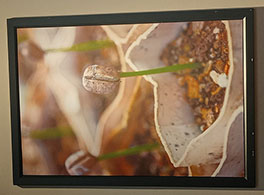
#> input picture LAB_3/datasets/pic0.jpg, 264 x 195 px
$ python SIFT_MATCHING.PY
#> lines starting #> are read from the running program, lines starting #| are printed output that depends on the picture
import cv2

img0 = cv2.imread("datasets/pic0.jpg")
#> img0 is the input picture: shape (195, 264, 3); mean B, G, R 84.6, 110.6, 135.7
img0 = cv2.resize(img0, (356, 270))
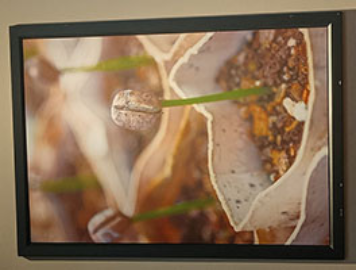
#> img0: shape (270, 356, 3); mean B, G, R 84.5, 110.4, 135.5

img1 = cv2.imread("datasets\pic1.jpg")
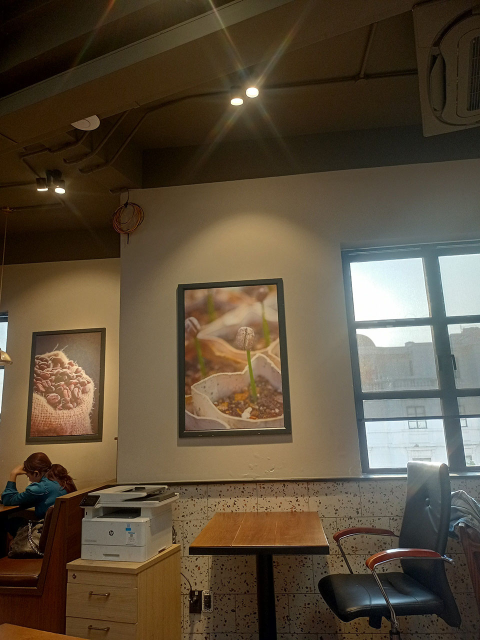
#> input picture LAB_3/datasets/pic1.jpg, 960 x 1280 px, found by its file name (shown at 1/2 size)
#> img1 is the input picture: shape (1280, 960, 3); mean B, G, R 59, 78, 91.6
img1 = cv2.resize(img1, (960, 1280))


gray1 = cv2.cvtColor(img1, cv2.COLOR_BGR2GRAY)
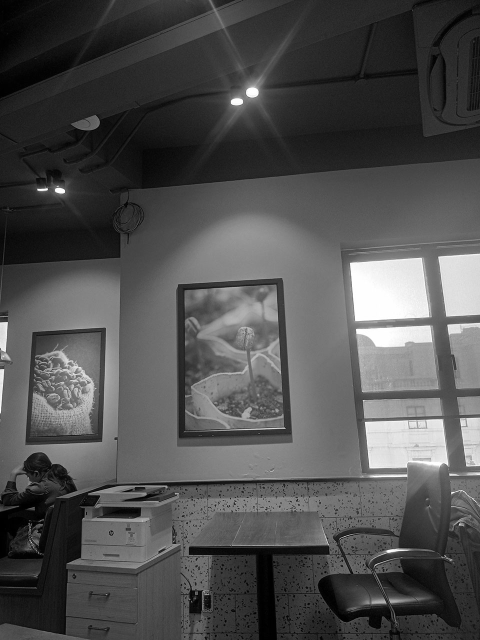
#> gray1: shape (1280, 960) (shown at 1/2 size); min 0, max 255, mean 79.9
gray0 = cv2.cvtColor(img0, cv2.COLOR_BGR2GRAY)
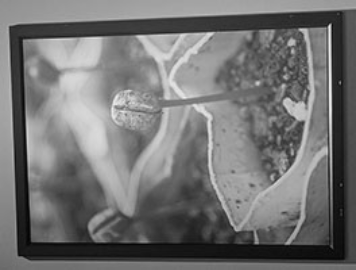
#> gray0: shape (270, 356); min 3, max 239, mean 115

sift = cv2.SIFT_create()

sift.setContrastThreshold(0.03)
sift.setEdgeThreshold(5)

keypoints_1, descriptors_1 = sift.detectAndCompute(gray1, None)
#> keypoints_1 = 2415 keypoints; strongest (x, y, size): (119, 381, 11.1), (919, 1050, 1.9), (77, 379, 3.2), (505, 184, 16.7)
keypoints_0, descriptors_0 = sift.detectAndCompute(gray0, None)
#> keypoints_0 = 485 keypoints; strongest (x, y, size): (292, 42, 4.9), (301, 30, 2.5), (304, 31, 4.6), (288, 242, 3.3)

bf = cv2.BFMatcher(cv2.NORM_L1, crossCheck=False)
matches = bf.match(descriptors_0, descriptors_1)
#> matches = 485 matches
matches = sorted(matches, key=lambda x: x.distance)
img2 = cv2.drawMatches(
    gray0,
    keypoints_0,
    gray1,
    keypoints_1,
    matches[:50],
    None,
    matchColor=(0, 255, 0),
    singlePointColor=(255, 0, 0),
    flags=0,
)
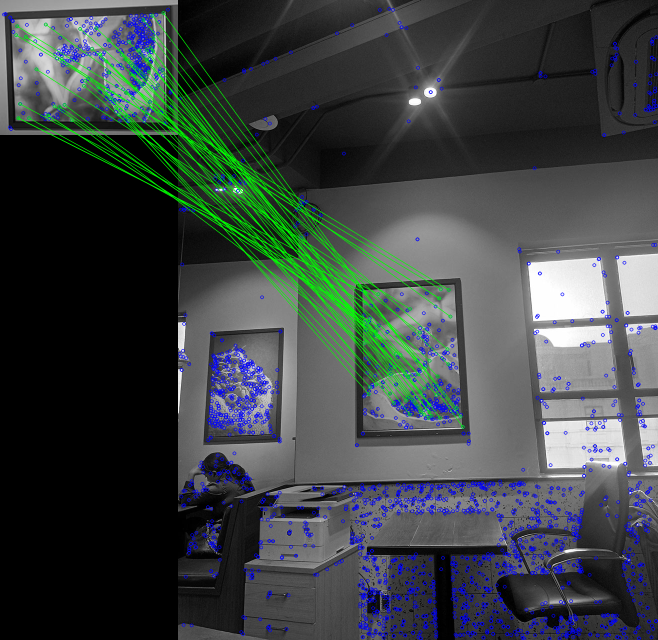
#> img2: shape (1280, 1316, 3) (shown at 1/2 size); mean of channels 0, 1, 2 67.4, 67.4, 60.3; drawn as B, G, R

matches = bf.knnMatch(descriptors_0, descriptors_1, k=2)

good = []

for m, n in matches:
    if m.distance < 0.7 * n.distance:
        good.append([m])
#> after the loop, good = 197 matches

img3 = cv2.drawMatchesKnn(
    gray0,
    keypoints_0,
    gray1,
    keypoints_1,
    good,
    None,
    matchColor=(0, 255, 0),
    matchesMask=None,
    singlePointColor=(255, 0, 0),
    flags=0,
)
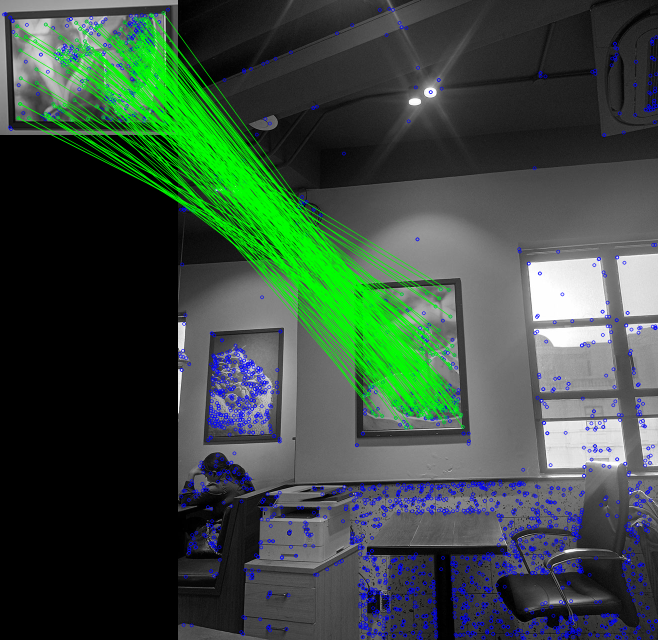
#> img3: shape (1280, 1316, 3) (shown at 1/2 size); mean of channels 0, 1, 2 63.6, 75.5, 57.3; drawn as B, G, R
img3 = cv2.resize(img3, (1380, 720))
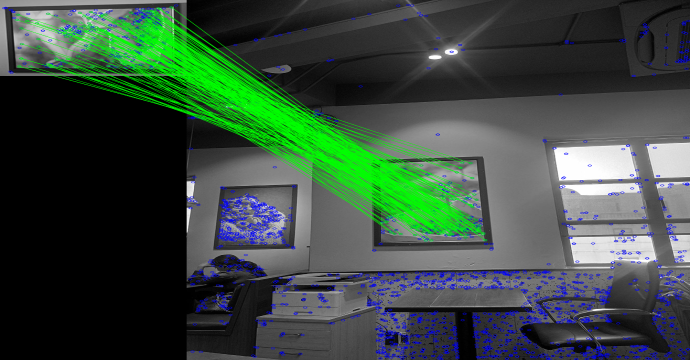
#> img3: shape (720, 1380, 3) (shown at 1/2 size); mean of channels 0, 1, 2 63.5, 75.4, 57.3; drawn as B, G, R

cv2.imshow("SIFT Matching", img3)
cv2.waitKey(0)
cv2.destroyAllWindows()
